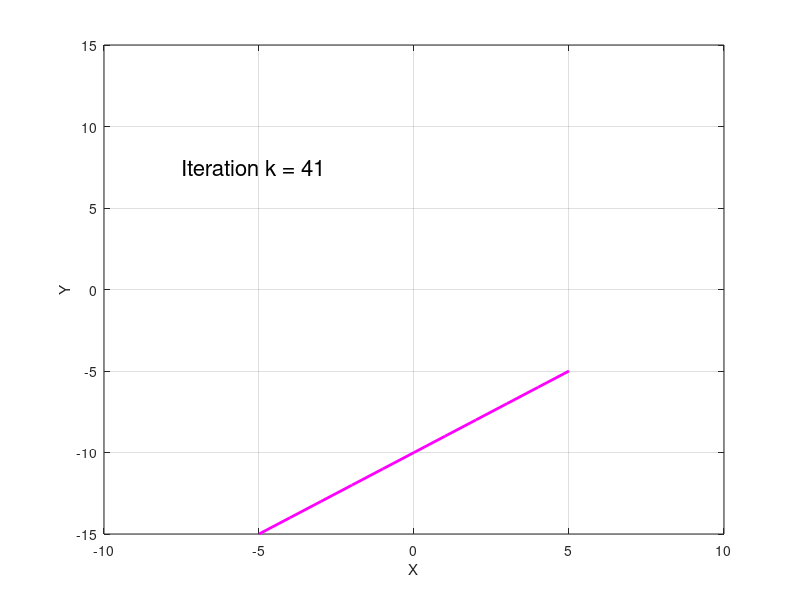

Recreate this plot in MATLAB.
%FallingLineMovie.m
%
%JMA 11.29.18
%
%Loop driven screen movie of some moving function

%Say a line: 
% y = mx + (b - i)
%
%Loop varies i value and shifts line up/down in time...

%SET UP
clc
clear all
close all

%DEFINE x, m and b
x = [-5:5];
m = 1; b = 0; 


%LINE COLORS: 
    %black line: 
    %clrvec = ['k'];
    %Colorful Lines: 
    clrvec = ['kbgyrcm']
    lnth_c = length(clrvec); 

%Open Figure
f1 = figure(1);

%Counter
    k = 0; 

%Loop 
for i = 0:0.25:10
    
    %Counter 
        k = k + 1; 
        
    %Color Counter: 
        q = 1 + mod(k,lnth_c)    %starts at 2nd color (T. Gilmore!)
    
    %Calculate line values:
        y = m*x + (b - i);           %vary y-intercept
        %y = (m/(1+i))*x + (b - i);   %vary slope & y-intercept
    
    %Plot    
        plot(x,y, ['-' clrvec(q)],'linewidth', 2.01)
        xlabel('X'); ylabel('Y');
        axis([-10 10 -15 15])
        grid on
        %hold on
           
    %Live Counter (--doesn't work with hold on): 
        textstring = ['Iteration k = ' num2str(k, '%4i')]; 
        text(-7.5, 7.5, textstring, 'fontsize', 16);

    %Movie Speed (frames per second)
        %Stops loop for wait seconds; controls fps of screen movie 
        wait = 0.05; 
        pause(wait);   
    
end

